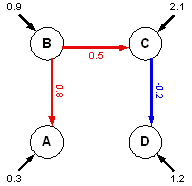
%> input picture codes/sem_toolbox/sem_input_test1.jpg, 192 x 186 px
$ octave --eval "result = etc_cropimg('sem_toolbox/sem_input_test1.jpg');"   (GNU Octave 9; MATLAB toolbox functions it lacks are replaced by stand-ins)
%> lines starting %> are read from the running program, lines starting %| are printed output that depends on the picture
function [img_crop,rect]=etc_cropimg(filename,varargin)
%> called with filename = 'sem_toolbox/sem_input_test1.jpg'
% etc_cropimg      crop image boundary automatically
% etc_cropimg(filename,[option1, option_value1,...])
%
%
% options:
%
%
% fhlin@jul 1 2020
%

img_crop=[];
rect=[];

flag_replace=0;
flag_display=1;
flag_show=1;
flag_save=0;
flag_auto_boundary=1;
input_img={};

for i=1:length(varargin)/2
    option=varargin{i*2-1};
    option_value=varargin{i*2};
    switch lower(option)
        case 'flag_replace'
            flag_replace=option_value;
        case 'flag_show'
            flag_show=option_value;
        case 'flag_save'
            flag_save=option_value;
        case 'flag_auto_boundary'
            flag_auto_boundary=option_value;
        case 'flag_display'
            flag_display=option_value;
        case 'input_img'
            input_img=option_value;
        case 'rect'
            rect=option_value;
        otherwise
            fprintf('no option [%s]. error!\n',option);
            return;
    end;
end;

if(~isempty(filename))
    if(~iscell(filename))
        tmp{1}=filename;
        filename=tmp;
    end;
end;

n_img=0;
if(~isempty(filename))
    for c_idx=1:length(filename)
        if(flag_display)
            fprintf('loading [%s]...\n',filename{c_idx});
        end;
        try
            [input_img{n_img+1},map]= imread(filename{c_idx});
%> map = []
            %img=double(img);
        catch ME
            fprintf('error in loading file [%s]!\n',filename{c_idx});
            return;
        end;
        n_img=n_img+1;
    end;
else
    n_img=length(input_img);
    map=hsv;
end;

for c_idx=1:n_img
    img=input_img{c_idx};
    if(isempty(rect))
        imgs=sum(img,3);
        imgy=min(imgs,[],2);
        imgx=min(imgs,[],1);
        if(flag_auto_boundary)
            boundary_value_x=max(imgx(:));
        else
            boundary_value_x=255*3; %pure white
        end;
        idxx=sort(find(imgx<boundary_value_x));
        idxx_1=idxx(1);
        idxx_2=idxx(end);
        if(flag_auto_boundary)
            boundary_value_y=max(imgy(:));
        else
            boundary_value_y=255*3; %pure white
        end;
        idxy=sort(find(imgy<boundary_value_y));
        idxy_1=idxy(1);
        idxy_2=idxy(end);
    else
        idxx_1=rect(1);
        idxx_2=rect(2);
        idxy_1=rect(3);
        idxy_2=rect(4);
    end;

    if(flag_display)
        fprintf('cropping...\n');
    end;
    img_crop=img(idxy_1:idxy_2,idxx_1:idxx_2,:);

    rect=[idxx_1,idxx_2,idxy_1,idxy_2];

    if(flag_show)
        image(img(idxy_1:idxy_2,idxx_1:idxx_2,:));
    end;

    if(~isempty(map))
        colormap(map);
    end;
    axis off image;

    if(~isempty(filename))
        [fpath,fstem,fext]=fileparts(filename{c_idx});
        if(flag_replace)
            fn=sprintf('%s/%s%s',fpath,fstem,fext);
        else
            fn=sprintf('%s/%s_crop%s',fpath,fstem,fext);
        end;

        if(flag_save)
            if(isempty(map))
                if(flag_display)
                    fprintf('saving [%s]...\n',fn);
                end;
                imwrite(img(idxy_1:idxy_2,idxx_1:idxx_2,:),fn);
            else
                if(flag_display)
                    fprintf('saving [%s]...\n',fn);
                end;
                imwrite(img(idxy_1:idxy_2,idxx_1:idxx_2,:),map,fn);
            end;
        end;
    end;
end;
%> this loop made 1 pass
%> (boundary_value_x, idxx_1, idxx_2, boundary_value_y, idxy_1, idxy_2, rect) on pass 1: (765, 1, 184, 765, 1, 184, [1 184 1 184])
%> pass 1, in etc_cropimg, `img_crop=img(idxy_1:idxy_2,idxx_1:idxx_2,:);`:
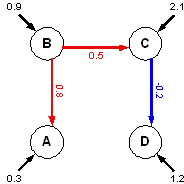
%> img_crop: size 184x184x3 uint8; mean R, G, B 245.2, 242.8, 244.2
%> after the loop, fext = '.jpg'; fn = 'sem_toolbox/sem_input_test1_crop.jpg'; fpath = 'sem_toolbox'; fstem = 'sem_input_test1'; idxx = 184 values from 1 to 184; idxy = 184 values from 1 to 184; imgx = 192 values, max 765 at index 185, min 0 at index 8, mean 165.7; imgy = 186 values, max 765 at index 185, min 0 at index 4, mean 118

return;

$ run again, on codes/sem_toolbox/sem_input_test3.jpg
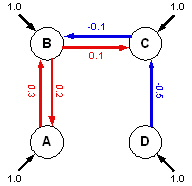
%> input picture codes/sem_toolbox/sem_input_test3.jpg, 192 x 186 px
%> map = []
%> the loop in etc_cropimg, `for c_idx=1:n_img` made 1 pass
%> (boundary_value_x, idxx_1, idxx_2, boundary_value_y, idxy_1, idxy_2, rect) on pass 1: (765, 9, 184, 765, 1, 184, [9 184 1 184])
%> pass 1, in etc_cropimg, `imgs=sum(img,3);`:
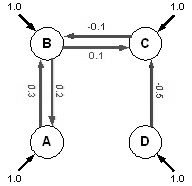
%> imgs: size 186x192 double; min 0, max 765, mean 727.1; drawn with min black and max white
%> pass 1, in etc_cropimg, `img_crop=img(idxy_1:idxy_2,idxx_1:idxx_2,:);`:
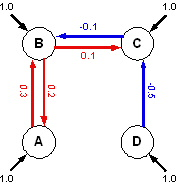
%> img_crop: size 184x176x3 uint8; mean R, G, B 242.5, 238.9, 241.8
%> after the loop in etc_cropimg, `for c_idx=1:n_img`: fext = '.jpg'; fn = 'sem_toolbox/sem_input_test3_crop.jpg'; fpath = 'sem_toolbox'; fstem = 'sem_input_test3'; idxx = 176 values from 9 to 184; idxy = 184 values from 1 to 184; imgx = 192 values, max 765 at index 1, min 0 at index 9, mean 161.7; imgy = 186 values, max 765 at index 185, min 0 at index 4, mean 119

$ run again, on codes/sem_toolbox/sem_input_test4.jpg
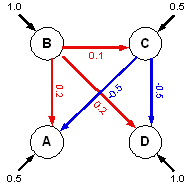
%> input picture codes/sem_toolbox/sem_input_test4.jpg, 192 x 186 px
%> map = []
%> the loop in etc_cropimg, `for c_idx=1:n_img` made 1 pass
%> (boundary_value_x, idxx_1, idxx_2, boundary_value_y, idxy_1, idxy_2, rect) on pass 1: (765, 1, 184, 765, 1, 184, [1 184 1 184])
%> pass 1, in etc_cropimg, `imgs=sum(img,3);`:
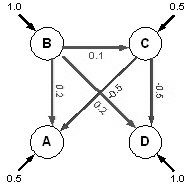
%> imgs: size 186x192 double; min 0, max 765, mean 723.6; drawn with min black and max white
%> pass 1, in etc_cropimg, `img_crop=img(idxy_1:idxy_2,idxx_1:idxx_2,:);`:
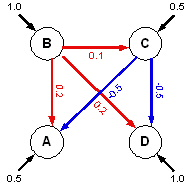
%> img_crop: size 184x184x3 uint8; mean R, G, B 242.2, 238, 241.1
%> after the loop in etc_cropimg, `for c_idx=1:n_img`: fext = '.jpg'; fn = 'sem_toolbox/sem_input_test4_crop.jpg'; fpath = 'sem_toolbox'; fstem = 'sem_input_test4'; idxx = 184 values from 1 to 184; imgx = 192 values, max 765 at index 185, min 0 at index 8, mean 134.4; imgy = 186 values, max 765 at index 185, min 0 at index 4, mean 103.4
